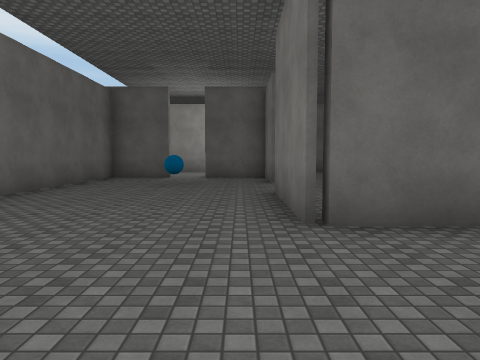
View 1 (above)

24 first-person views from a walk through a 3-D level made in the Unity game engine. The camera is 1.5 m above the floor, tilts 4° down and sees 70° across. The floor is counted in squares, 2 m on a side. Each view is taken from the middle of a square. On the plan, view 1 faces up. The plan holds only what a view shows up to about 11 squares ahead; the rest is blank. The player character is not drawn. Surface patterns are stand-ins for the level's own textures.

View 2
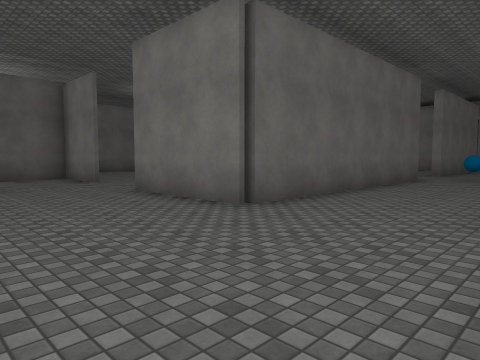

View 3
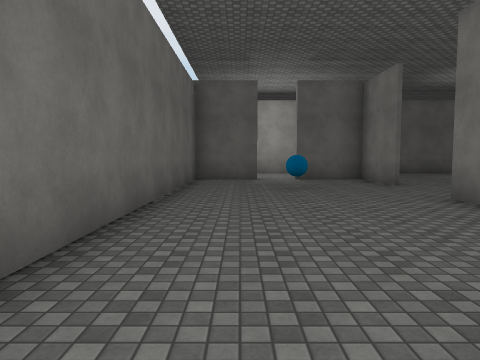

View 4
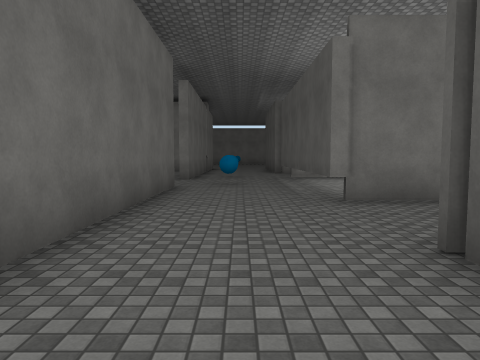

View 5
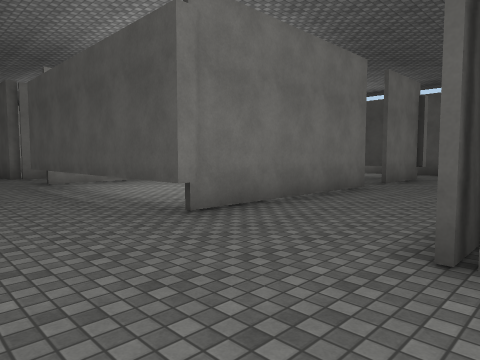

View 6
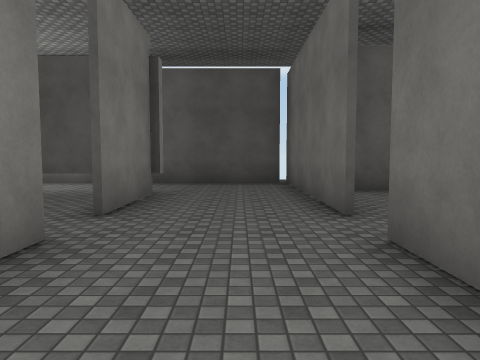

View 7
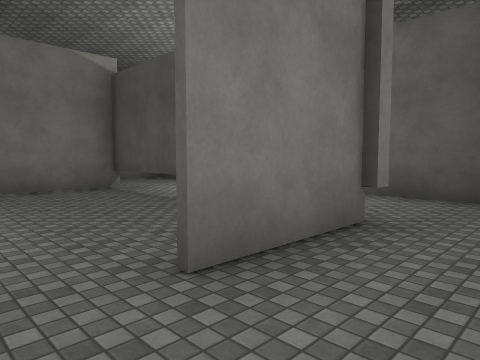

View 8
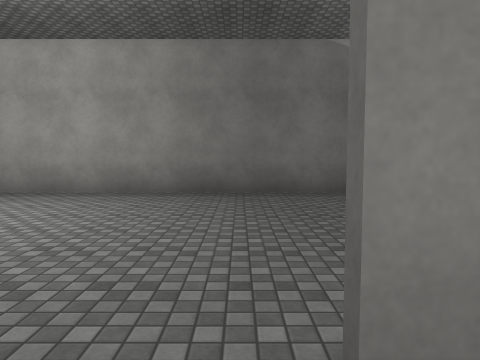

View 9
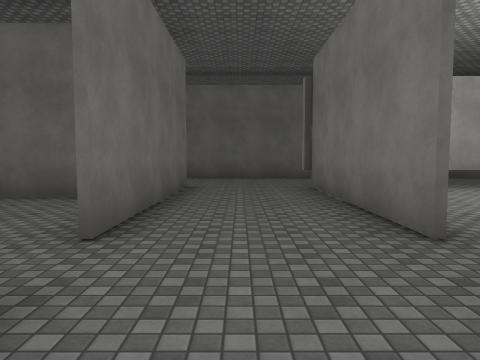

View 10
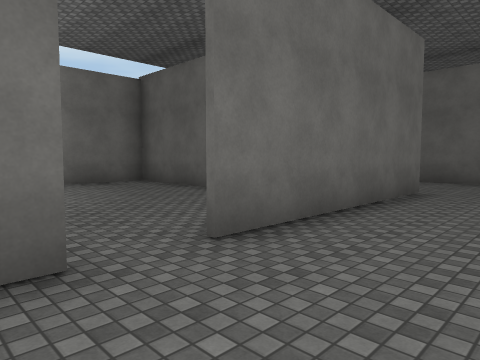

View 11
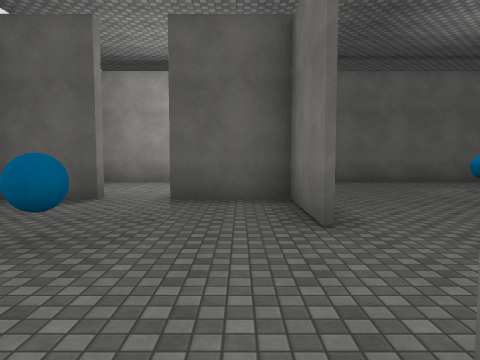

View 12
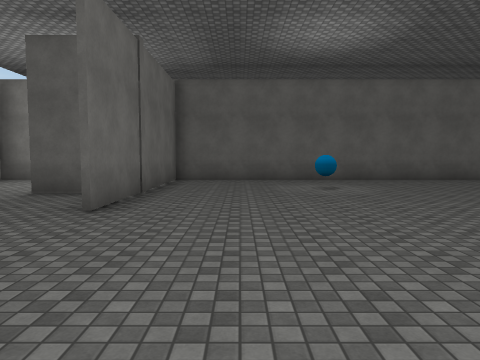

View 13
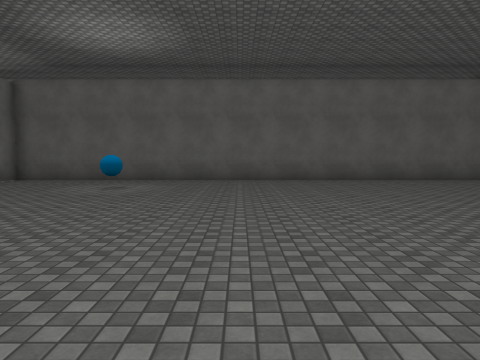

View 14
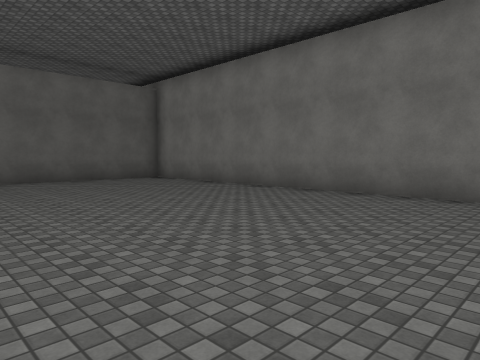

View 15
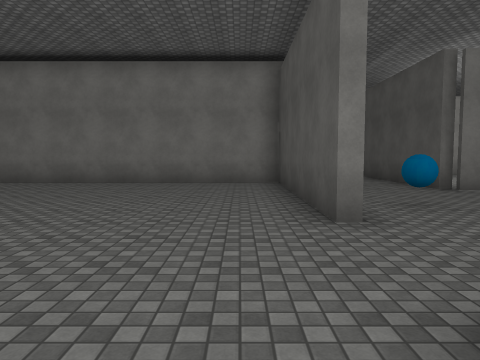

View 16
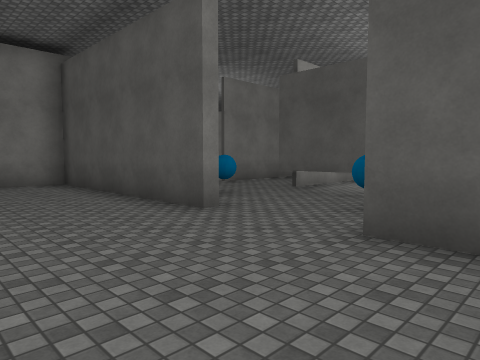

View 17
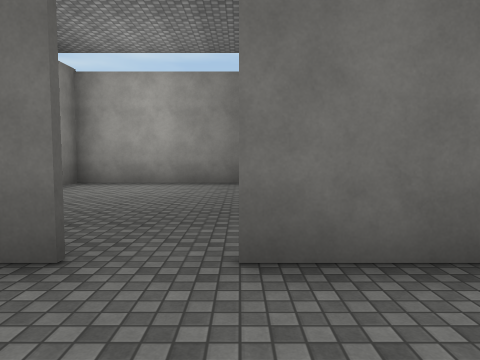

View 18
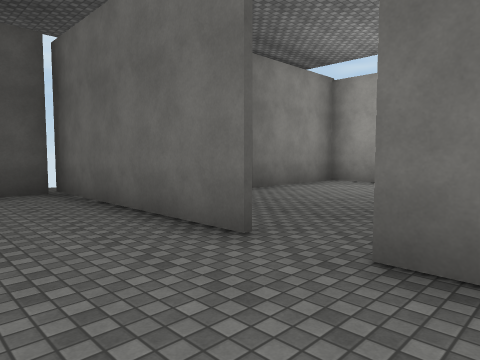

View 19
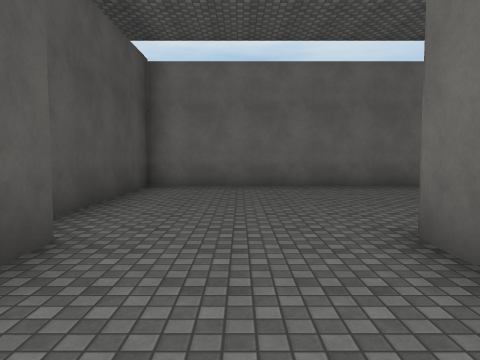

View 20
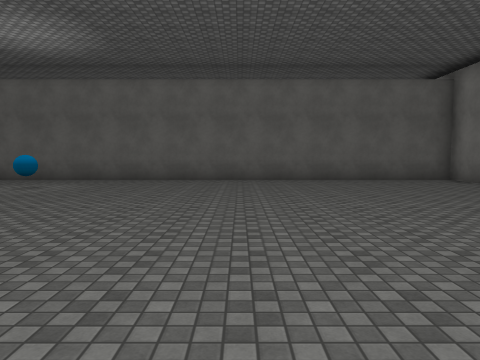

View 21
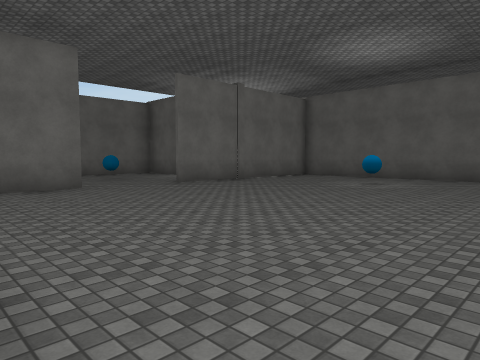

View 22
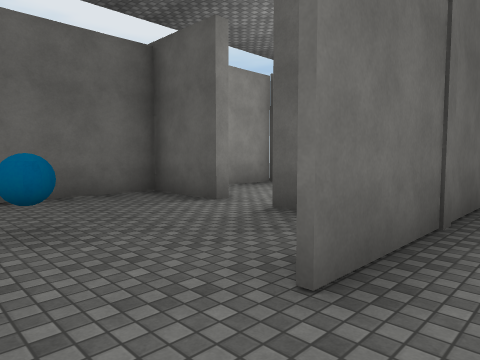

View 23
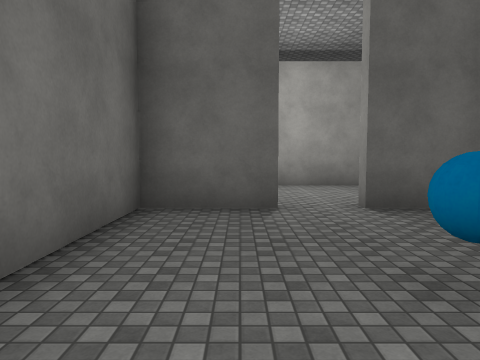

View 24
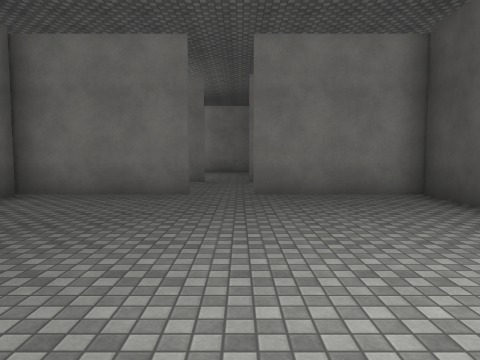

### Floor plan
Key: @ floor where view 1 was taken; # wall or solid block; x gap in a wall; . floor; B ball; T thing the floor can be seen under or through.
Columns run from 5 left of view 1 to 18 right of it. Each row starts with its distance up from view 1.
 16 #######################
 15 #.....#...............#
 14 #.... #...............#
 13 #.... #...B...........#
 12 ###.###...............#
 11 #.....#...............#
 10 #.....#...............#
  9 #..B..................#
  8 #.....................#
  7 #.....#...............#
  6 #.....#...............#
  5 #.....#...............#
  4 #.....########..#######
  3 #...................
  2 #.............B..B....
  1 #..........TTTTTTT.. ###
  0 #....@##...T.....T..#
 -1 #########..T.....T..#
 -2 #.......#..#.....#
 -3 #.......#..#.....#
 -4 #.......#..#.....#
 -5 #.......#........#
 -6 #................#
 -7 #.......#..#.....#
 -8 #.......#..#.....#
 -9 #.......#..#TTTTTT.
-10 #########.....  ...
-11        #......
-12         x####

Positions as (right, up) in squares from view 1, and headings:
1: (0, 0), facing up
2: (-3, 0), facing up-right
3: (-3, 1), facing up
4: (0, 2), facing right
5: (2, 3), facing down-right
6: (4, -2), facing down
7: (4, -5), facing down-right
8: (5, -6), facing right
9: (4, -8), facing up
10: (5, -7), facing up-left
11: (0, 6), facing up
12: (3, 5), facing up
13: (8, 5), facing up
14: (10, 5), facing up-right
15: (7, 5), facing right
16: (7, 7), facing down-right
17: (5, -5), facing left
18: (5, -4), facing down-left
19: (4, 2), facing left
20: (10, 5), facing up
21: (9, 4), facing up-left
22: (2, 8), facing up-left
23: (-3, 7), facing up
24: (-4, -6), facing right
